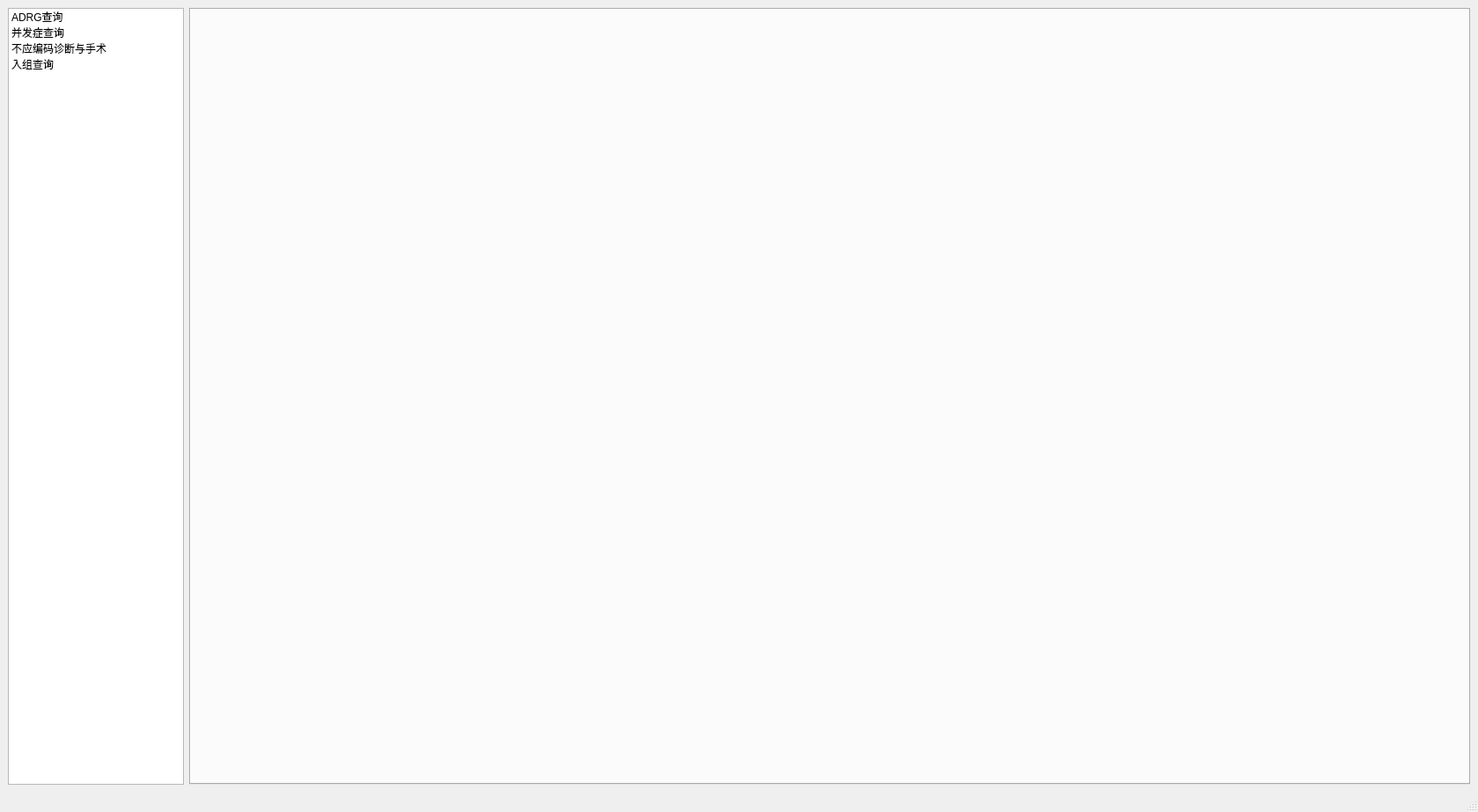
<?xml version="1.0" encoding="UTF-8"?>
<ui version="4.0">
 <class>MainWindow</class>
 <widget class="QMainWindow" name="MainWindow">
  <property name="geometry">
   <rect>
    <x>0</x>
    <y>0</y>
    <width>1680</width>
    <height>923</height>
   </rect>
  </property>
  <property name="windowTitle">
   <string>多标签应用程序</string>
  </property>
  <widget class="QWidget" name="centralwidget">
   <layout class="QHBoxLayout" name="horizontalLayout">
    <item>
     <widget class="QListWidget" name="listWidgetMenu">
      <property name="minimumSize">
       <size>
        <width>100</width>
        <height>0</height>
       </size>
      </property>
      <property name="maximumSize">
       <size>
        <width>200</width>
        <height>16777215</height>
       </size>
      </property>
      <item>
       <property name="text">
        <string>ADRG查询</string>
       </property>
      </item>
      <item>
       <property name="text">
        <string>并发症查询</string>
       </property>
      </item>
      <item>
       <property name="text">
        <string>不应编码诊断与手术</string>
       </property>
      </item>
      <item>
       <property name="text">
        <string>入组查询</string>
       </property>
      </item>
     </widget>
    </item>
    <item>
     <widget class="QTabWidget" name="tabWidget">
      <property name="documentMode">
       <bool>false</bool>
      </property>
      <property name="tabsClosable">
       <bool>true</bool>
      </property>
      <property name="movable">
       <bool>true</bool>
      </property>
     </widget>
    </item>
   </layout>
  </widget>
  <widget class="QStatusBar" name="statusbar"/>
 </widget>
 <resources/>
 <connections/>
</ui>
